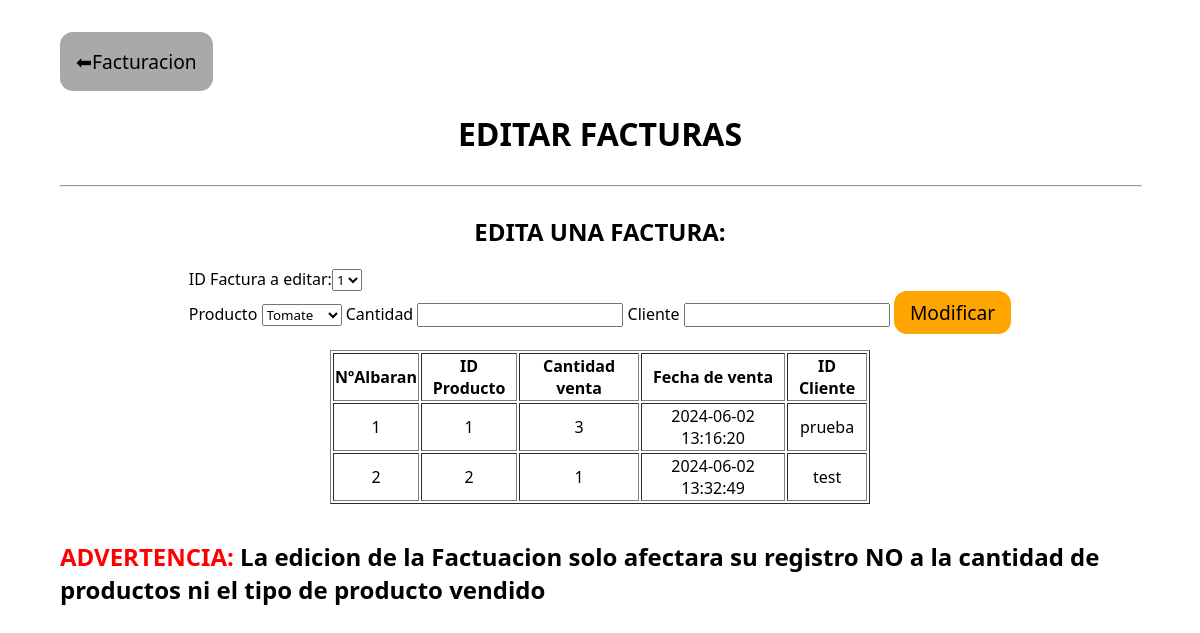
The page /facturacion/edit on the database as committed earlier.
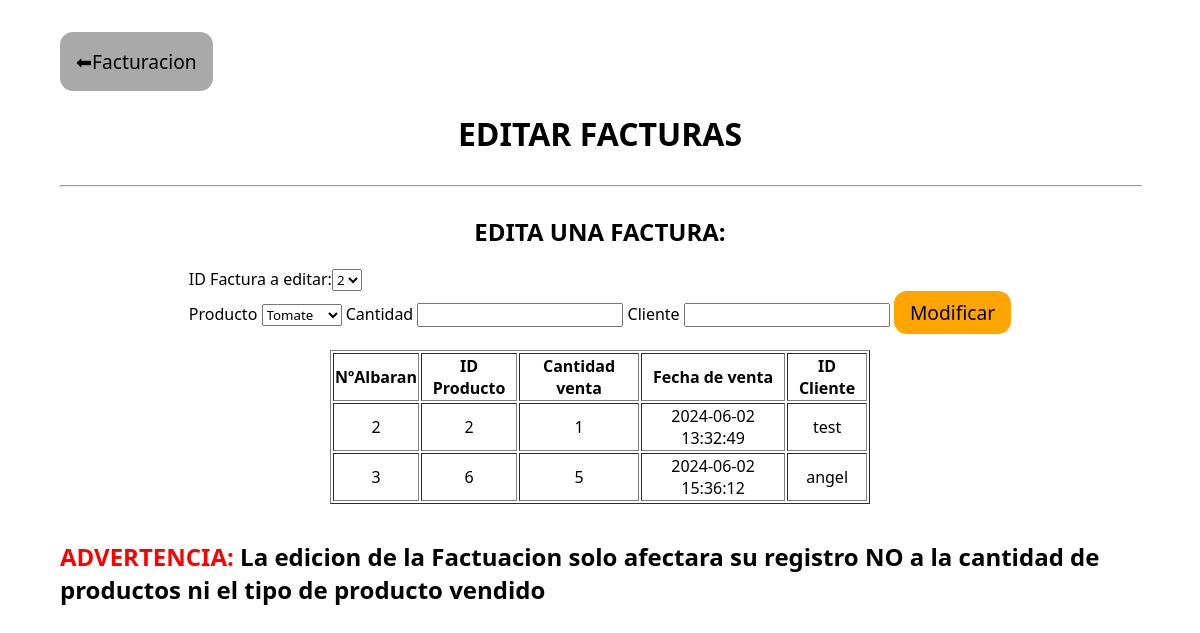
The same page on the database as committed later.
### models.py (models this page shows)
class Facturacion(db.Model):
    __tablename__ = 'facturacion'
    id_factura= Column(Integer,primary_key=True,autoincrement=True)
    id_producto = Column(Integer, ForeignKey('producto.id_producto'),nullable=False)
    cantidad_vendida = Column(Integer,nullable=False)
    fecha_venta = Column(TIMESTAMP,server_default = func.current_timestamp(), comment='Se guarda la fecha actual ya que se entiende que si se ha registrado en la base de datos significa que todo el proceso a sido un exito')
    id_cliente = Column(String(100),server_default='Cliente ejemplo')

### routes.py (the view, shortened to what this page needs)
@main.route('/facturacion/edit',methods=["GET","POST"])
def editar_facturas():
    productos = Producto.query.all()
    facturas = Facturacion.query.all()
    formToEditFacturacion=FacturacionEditForm()
    formToEditFacturacion.id_factura.choices=  [(factura.id_factura, factura.id_factura) for factura in facturas]
    form = FacturasForm()
    form.id_producto.choices = [(producto.id_producto, producto.nombre) for producto in productos]
    return render_template("facturacionEdit.html",form=form,facturas=facturas,formToEditFacturacion=formToEditFacturacion)

### form.py
class FacturacionEditForm(FlaskForm):
    id_factura =  SelectField('id_factura', choices=[], coerce=int)

class FacturasForm(FlaskForm):
    id_producto =  SelectField('id_producto', choices=[], coerce=int)
    cantidad_vendida = IntegerField('cantidad_vendida', validators=[validators.DataRequired(), validators.NumberRange(min=1)])
    id_cliente=StringField('proveedor',[validators.Length(min=2, max=100)])

### templates/facturacionEdit.html (shortened to what this page needs)
<!DOCTYPE html>
<html lang="en">
    <head>
        <link rel="stylesheet" href="static/style.css">
    </head>
    <body>
        <div style="
        display: flex;
        justify-content: space-between;
        width: 100%;">
            <button><a href="/facturacion">⬅Facturacion</a></button>
        </div>
        <h1>EDITAR FACTURAS</h1>
        <hr style="width: 100%;">
        <h2>EDITA UNA FACTURA:</h2>
        <form method="post" >
            <label >ID Factura a editar:{{formToEditFacturacion.id_factura}}</label>
            <br>
            <label >Producto {{form.id_producto}}</label>
            <label >Cantidad {{form.cantidad_vendida}}</label>
            <label >Cliente {{form.id_cliente}}</label>
            <button style="padding: 0.5rem 1rem; background-color: orange;" type="submit">Modificar</button>
        </form>
    <table border style="text-align: center;">
        <thead>
           <tr>
               <th>NºAlbaran</th>
               <th>ID Producto</th>
               <th>Cantidad venta</th>
               <th>Fecha de venta</th>
               <th>ID Cliente</th>
           </tr>
        </thead>
        <tbody>
           {% for factura in facturas %}
           <tr>
               <td>{{factura.id_factura}}</td>
               <td>{{factura.id_producto}}</td>
               <td>{{factura.cantidad_vendida}}</td>
               <td>{{factura.fecha_venta}}</td>
               <td>{{factura.id_cliente}}</td>
           </tr>
           {% endfor %}
        </tbody>
       </table>
<h2><span style="color: red;">ADVERTENCIA:</span> La edicion de la Factuacion solo afectara su registro NO a la cantidad de productos ni el tipo de producto vendido </h2>
</body>
</html>

Rows that differ between the two databases and show on the page:
removed Facturacion: id_factura "1", id_producto "1", cantidad_vendida "3", fecha_venta "2024-06-02 13:16:20", id_cliente "prueba"
added Facturacion: id_factura "3", id_producto "6", cantidad_vendida "5", fecha_venta "2024-06-02 15:36:12", id_cliente "angel"
Other text that changed with them:
form field id_factura: "1" → "2"
